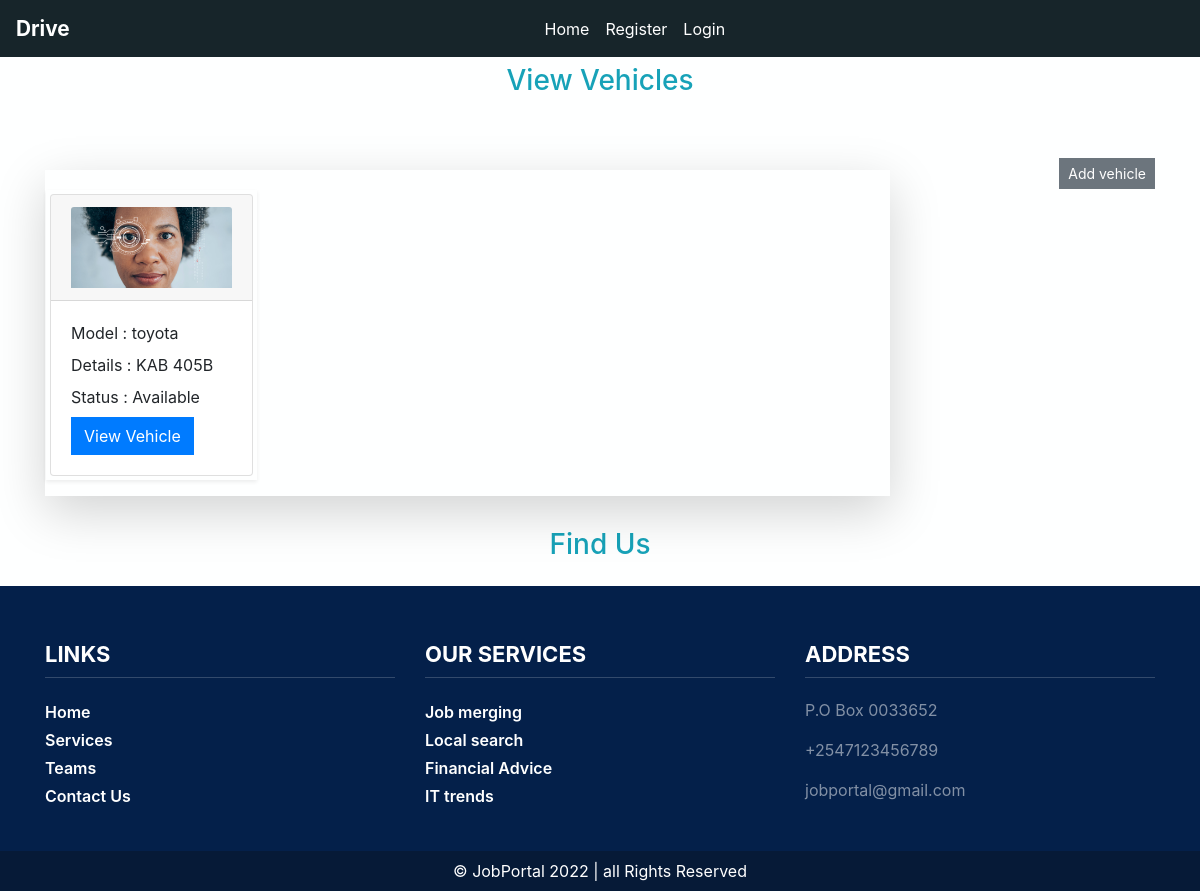
Page /vehicle/ on the earlier database version.
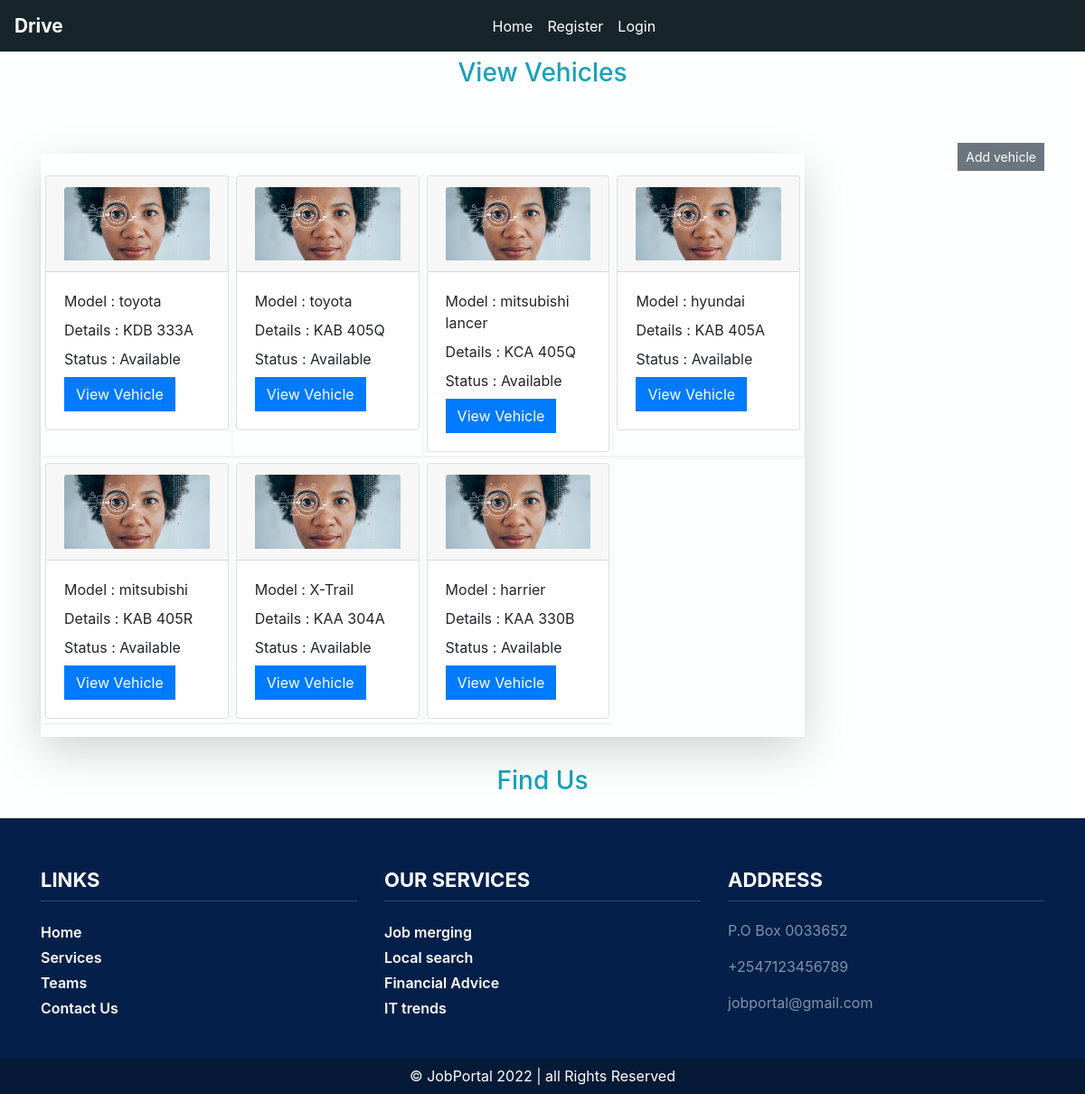
Same page on the later database version.
### indexApp/models.py (models this page shows, shortened)
class Vehicle(models.Model):
    vehicletypeId = models.ForeignKey(VehicleType, on_delete=models.CASCADE)
    vehicleModel = models.CharField(max_length=30)
    registrationDetails = models.CharField(max_length=30)
    image = models.ImageField(null=True)
    @property
    def imageUrl(self):
        try:
            url = self.image.url
        except:
            url = ''
        return url

### indexApp/views.py (the view)
# urls.py: path('vehicle/', VehicleListView.as_view(), name='vehicle'),
class VehicleListView(ListView):
    model = Vehicle
    template_name = 'driveAdmin/vehicle.html'
    context_object_name = 'vehicle'

### templates/driveAdmin/vehicle.html
{% extends 'assets/base.html' %}
{% block content %}
<div class="container">
    <div class="py-5 text-center h3 mt-3 text-info">View Vehicles</div>
         <div class="float-right">
             <a class="btn btn-secondary btn-sm mt-1 mb-1" href="{% url 'vehicle-create' %}">Add vehicle</a>
         </div>
    <div class="row">
        <div class="col-md-10 mt-3 p-3  shadow-lg">
          <div class="row">
              {% for x in vehicle %}
            <div class="col-md-3 mt-1 p-1 shadow-sm">
              <div class="card">
                  <div class="card-header">
                    <img class="card-img-top" src="{{ x.imageUrl }}" alt="carimage">
                  </div>
                <div class="card-body">
                   <label>Model : {{x.vehicleModel}}</label>
                    <label>Details : {{x.registrationDetails}}</label>
                     <label>Status : Available</label>
                    <a class="btn btn-primary" href="{% url 'vehicle-detail' x.id %}">View Vehicle</a>
                </div>
              </div>
            </div>
              {% endfor %}
          </div>
        </div>
    </div>
</div>
{% endblock content %}

### templates/assets/base.html (shortened to what this page needs)
<!DOCTYPE html>
{% load static %}
<html lang="en">
<head>
    <link rel="stylesheet" type="text/css" href="{%static 'bootstrap/css/bootstrap.min.css'%}">
    <link rel="stylesheet" type="text/css" href="{%static 'bootstrap/css/main.css'%}">
    <link rel="stylesheet" type="text/css" href="{%static 'style.css'%}">
</head>
<body>
{% include 'assets/adminNav.html' %}
{% block content %}
{% endblock content %}
{% include 'assets/footer.html' %}
</body>
</html>

### templates/assets/adminNav.html (shortened to what this page needs)
<nav class="navbar navbar-expand-md fixed-top navbar-dark bg-dark">
  <a class="navbar-brand" href="#">Drive</a>
  <div class="collapse navbar-collapse" id="navbarTogglerDemo03">
    <ul class="navbar-nav ml-auto mt-2 mt-lg-0">
      <li class="nav-item active">
        <a class="nav-link" href="{% url 'home' %}">Home</a>
      </li>
      {% if user.is_authenticated%}
        <li class="nav-item">
        <a class="nav-link" href="{% url 'myapplication'%}">myApplications</a>
       </li>
        <li class="nav-item">
        <a class="nav-link" href="{% url 'profile'%}">Profile</a>
      </li>
        <li class="nav-item">
        <a class="nav-link" href="{%url 'logout'%}">Logout</a>
      </li>
      {%else%}
      <li class="nav-item">
        <a class="nav-link" href="{% url 'register' %}">Register</a>
      </li>
      <li class="nav-item">
        <a class="nav-link" href="{% url 'login' %}">Login</a>
      </li>
      {%endif%}
    </ul>
  </div>
</nav>

### templates/assets/footer.html
	 <div class="py-3 h3 text-center mt-3 text-info"> Find Us</div>
	<div class="footer">
		<div class="container">
			<div class="row">
				<div class="col">
					<h5>Links</h5>
					<ul>
						<li><a href="#">Home</a></li>
						<li><a href="#">Services</a></li>
						<li><a href="#">Teams</a></li>
						<li><a href="#">Contact Us</a></li>
					</ul>
				</div>
				<div class="col">
					<h5>Our Services</h5>
					<ul>
						<li><a href="#">Job merging</a></li>
						<li><a href="#">Local search</a></li>
						<li><a href="#">Financial Advice</a></li>
						<li><a href="#">IT trends</a></li>
					</ul>
				</div>
				<div class="col">
					<h5>Address</h5>
					<p>P.O Box 0033652</p>
					<p>+2547123456789</p>
					<p>jobportal@gmail.com</p>
				</div>
			</div>
		</div>
	</div>
	<div class="copyright">
		<div class="container">
			<p>&copy; JobPortal 2022 | all Rights Reserved</p>
		</div>
	</div>

### indexApp/static/style.css (style rules this page uses)
body { background-color: #FEFFFF !important; }
.navbar { background-color: #17252A !important; }
.navbar .navbar-brand { color: #fff; font-weight: bolder; font-size: 1.3em; }
.navbar .navbar-nav { margin: 0 auto; }
.navbar .nav-item a { color: #fff !important; }
.footer { padding: 55px 0 25px; background-color: #04204a !important; }
.footer h5 { color: #fff; font-size: 22px; font-weight: 700; text-transform: uppercase; border-bottom: 1px solid #ffffff30; padding-bottom: 10px; margin-bottom: 20px; }
.footer ul { padding-left: 0; list-style: none; }
.footer ul li { line-height: 28px; font-weight: 600; }
.footer ul li a { color: #fff; }
.footer p { color: #ffffff80; }
.copyright { height: 40px; background-color: #061a37; line-height: 40px; }
.copyright p { margin-bottom: 0; color: #ffffff; text-align: center; }

Differences in the rows shown:
removed Vehicle: imageUrl (placeholder picture), vehicleModel "toyota", registrationDetails "KAB 405B"
added Vehicle: imageUrl (placeholder picture), vehicleModel "toyota", registrationDetails "KDB 333A"
added Vehicle: imageUrl (placeholder picture), vehicleModel "toyota", registrationDetails "KAB 405Q"
added Vehicle: imageUrl (placeholder picture), vehicleModel "mitsubishi lancer", registrationDetails "KCA 405Q"
added Vehicle: imageUrl (placeholder picture), vehicleModel "hyundai", registrationDetails "KAB 405A"
added Vehicle: imageUrl (placeholder picture), vehicleModel "mitsubishi", registrationDetails "KAB 405R"
added Vehicle: imageUrl (placeholder picture), vehicleModel "X-Trail", registrationDetails "KAA 304A"
added Vehicle: imageUrl (placeholder picture), vehicleModel "harrier", registrationDetails "KAA 330B"
